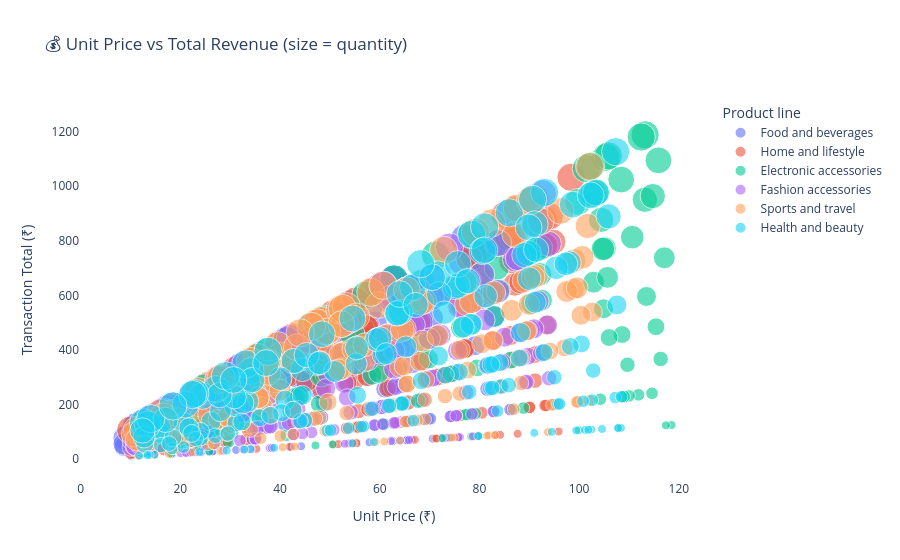

Here is the notebook cell this chart was saved with:
### Code cell
# ── Interactive 3: Scatter — Unit Price vs Total, colored by Product Line ─────
fig3 = px.scatter(
    df,
    x='Unit price', y='Total',
    color='Product line',
    size='Quantity',
    hover_data=['Branch', 'Customer type', 'Payment', 'Rating'],
    title='💰 Unit Price vs Total Revenue (size = quantity)',
    opacity=0.6,
    labels={'Unit price': 'Unit Price (₹)', 'Total': 'Transaction Total (₹)'}
)
fig3.update_layout(plot_bgcolor='white', paper_bgcolor='white')
fig3.show()

### Figure 1 — Plotly figure (JSON) as saved in the notebook; plotly's stock layout.template omitted (floating-point values rounded to 4 significant figures; data arrays with more than 128 entries replaced by an {"elided": "..."} marker saying what was removed)
{"data": [{"customdata": {"elided": "166x4 mixed values"}, "hovertemplate": "Product line=Food and beverages<br>Unit Price (₹)=%{x}<br>Transaction Total (₹)=%{y}<br>Quantity=%{marker.size}<br>Branch=%{customdata[0]}<br>Customer type=%{customdata[1]}<br>Payment=%{customdata[2]}<br>Rating=%{customdata[3]}<extra></extra>", "legendgroup": "Food and beverages", "marker": {"color": "#636efa", "opacity": 0.6, "size": {"elided": "166 int values"}, "sizemode": "area", "sizeref": 0.025, "symbol": "circle"}, "mode": "markers", "name": "Food and beverages", "orientation": "v", "showlegend": true, "type": "scatter", "x": {"elided": "166 float values"}, "xaxis": "x", "y": {"elided": "166 float values"}, "yaxis": "y"}, {"customdata": {"elided": "175x4 mixed values"}, "hovertemplate": "Product line=Home and lifestyle<br>Unit Price (₹)=%{x}<br>Transaction Total (₹)=%{y}<br>Quantity=%{marker.size}<br>Branch=%{customdata[0]}<br>Customer type=%{customdata[1]}<br>Payment=%{customdata[2]}<br>Rating=%{customdata[3]}<extra></extra>", "legendgroup": "Home and lifestyle", "marker": {"color": "#EF553B", "opacity": 0.6, "size": {"elided": "175 int values"}, "sizemode": "area", "sizeref": 0.025, "symbol": "circle"}, "mode": "markers", "name": "Home and lifestyle", "orientation": "v", "showlegend": true, "type": "scatter", "x": {"elided": "175 float values"}, "xaxis": "x", "y": {"elided": "175 float values"}, "yaxis": "y"}, {"customdata": {"elided": "147x4 mixed values"}, "hovertemplate": "Product line=Electronic accessories<br>Unit Price (₹)=%{x}<br>Transaction Total (₹)=%{y}<br>Quantity=%{marker.size}<br>Branch=%{customdata[0]}<br>Customer type=%{customdata[1]}<br>Payment=%{customdata[2]}<br>Rating=%{customdata[3]}<extra></extra>", "legendgroup": "Electronic accessories", "marker": {"color": "#00cc96", "opacity": 0.6, "size": {"elided": "147 int values"}, "sizemode": "area", "sizeref": 0.025, "symbol": "circle"}, "mode": "markers", "name": "Electronic accessories", "orientation": "v", "showlegend": true, "type": "scatter", "x": {"elided": "147 float values"}, "xaxis": "x", "y": {"elided": "147 float values"}, "yaxis": "y"}, {"customdata": {"elided": "164x4 mixed values"}, "hovertemplate": "Product line=Fashion accessories<br>Unit Price (₹)=%{x}<br>Transaction Total (₹)=%{y}<br>Quantity=%{marker.size}<br>Branch=%{customdata[0]}<br>Customer type=%{customdata[1]}<br>Payment=%{customdata[2]}<br>Rating=%{customdata[3]}<extra></extra>", "legendgroup": "Fashion accessories", "marker": {"color": "#ab63fa", "opacity": 0.6, "size": {"elided": "164 int values"}, "sizemode": "area", "sizeref": 0.025, "symbol": "circle"}, "mode": "markers", "name": "Fashion accessories", "orientation": "v", "showlegend": true, "type": "scatter", "x": {"elided": "164 float values"}, "xaxis": "x", "y": {"elided": "164 float values"}, "yaxis": "y"}, {"customdata": {"elided": "176x4 mixed values"}, "hovertemplate": "Product line=Sports and travel<br>Unit Price (₹)=%{x}<br>Transaction Total (₹)=%{y}<br>Quantity=%{marker.size}<br>Branch=%{customdata[0]}<br>Customer type=%{customdata[1]}<br>Payment=%{customdata[2]}<br>Rating=%{customdata[3]}<extra></extra>", "legendgroup": "Sports and travel", "marker": {"color": "#FFA15A", "opacity": 0.6, "size": {"elided": "176 int values"}, "sizemode": "area", "sizeref": 0.025, "symbol": "circle"}, "mode": "markers", "name": "Sports and travel", "orientation": "v", "showlegend": true, "type": "scatter", "x": {"elided": "176 float values"}, "xaxis": "x", "y": {"elided": "176 float values"}, "yaxis": "y"}, {"customdata": {"elided": "172x4 mixed values"}, "hovertemplate": "Product line=Health and beauty<br>Unit Price (₹)=%{x}<br>Transaction Total (₹)=%{y}<br>Quantity=%{marker.size}<br>Branch=%{customdata[0]}<br>Customer type=%{customdata[1]}<br>Payment=%{customdata[2]}<br>Rating=%{customdata[3]}<extra></extra>", "legendgroup": "Health and beauty", "marker": {"color": "#19d3f3", "opacity": 0.6, "size": {"elided": "172 int values"}, "sizemode": "area", "sizeref": 0.025, "symbol": "circle"}, "mode": "markers", "name": "Health and beauty", "orientation": "v", "showlegend": true, "type": "scatter", "x": {"elided": "172 float values"}, "xaxis": "x", "y": {"elided": "172 float values"}, "yaxis": "y"}], "layout": {"legend": {"itemsizing": "constant", "title": {"text": "Product line"}, "tracegroupgap": 0}, "paper_bgcolor": "white", "plot_bgcolor": "white", "title": {"text": "💰 Unit Price vs Total Revenue (size = quantity)"}, "xaxis": {"anchor": "y", "domain": [0, 1], "title": {"text": "Unit Price (₹)"}}, "yaxis": {"anchor": "x", "domain": [0, 1], "title": {"text": "Transaction Total (₹)"}}}}
